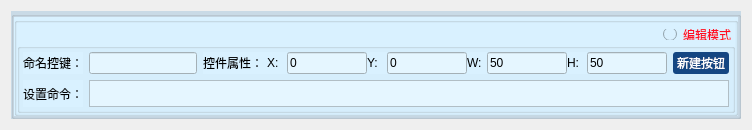
   <widget class="QWidget" name="page_2">
    <layout class="QHBoxLayout" name="horizontalLayout_39">
     <item>
      <widget class="QGroupBox" name="groupBox_8">
       <property name="styleSheet">
        <string notr="true">background-color: qconicalgradient(cx:0, cy:0, angle:135, stop:0.306818 rgba(197, 216, 229, 229), stop:0.460227 rgba(197, 216, 229, 229), stop:0.636364 rgba(197, 216, 229, 229), stop:0.738636 rgba(197, 216, 229, 229));
font: 75 9pt &quot;微软雅黑&quot;;</string>
       </property>
       <property name="title">
        <string/>
       </property>
       <layout class="QHBoxLayout" name="horizontalLayout_34">
        <property name="spacing">
         <number>0</number>
        </property>
        <property name="leftMargin">
         <number>0</number>
        </property>
        <property name="topMargin">
         <number>0</number>
        </property>
        <property name="rightMargin">
         <number>0</number>
        </property>
        <property name="bottomMargin">
         <number>0</number>
        </property>
        <item>
         <widget class="QGroupBox" name="groupBox">
          <property name="styleSheet">
           <string notr="true">background-color: rgb(217, 241, 255);</string>
          </property>
          <property name="title">
           <string/>
          </property>
          <layout class="QHBoxLayout" name="horizontalLayout_33">
           <property name="spacing">
            <number>0</number>
           </property>
           <property name="leftMargin">
            <number>0</number>
           </property>
           <property name="topMargin">
            <number>0</number>
           </property>
           <property name="rightMargin">
            <number>0</number>
           </property>
           <property name="bottomMargin">
            <number>0</number>
           </property>
           <item>
            <layout class="QVBoxLayout" name="verticalLayout_11">
             <property name="spacing">
              <number>0</number>
             </property>
             <item>
              <widget class="QGroupBox" name="groupBox_9">
               <property name="maximumSize">
                <size>
                 <width>16777215</width>
                 <height>20</height>
                </size>
               </property>
               <property name="styleSheet">
                <string notr="true">background-color: rgb(217, 241, 255);
border:none;</string>
               </property>
               <property name="title">
                <string/>
               </property>
               <layout class="QHBoxLayout" name="horizontalLayout_32">
                <property name="spacing">
                 <number>0</number>
                </property>
                <property name="leftMargin">
                 <number>0</number>
                </property>
                <property name="topMargin">
                 <number>0</number>
                </property>
                <property name="rightMargin">
                 <number>0</number>
                </property>
                <property name="bottomMargin">
                 <number>0</number>
                </property>
                <item>
                 <spacer name="horizontalSpacer">
                  <property name="orientation">
                   <enum>Qt::Horizontal</enum>
                  </property>
                  <property name="sizeHint" stdset="0">
                   <size>
                    <width>40</width>
                    <height>20</height>
                   </size>
                  </property>
                 </spacer>
                </item>
                <item>
                 <widget class="QRadioButton" name="Stop_Recevie_2">
                  <property name="styleSheet">
                   <string notr="true">font: 75 11pt &quot;微软雅黑&quot;;
color: rgb(255, 11, 35);



</string>
                  </property>
                  <property name="text">
                   <string>编辑模式</string>
                  </property>
                  <property name="checked">
                   <bool>false</bool>
                  </property>
                 </widget>
                </item>
               </layout>
              </widget>
             </item>
             <item>
              <layout class="QVBoxLayout" name="verticalLayout_10">
               <property name="spacing">
                <number>0</number>
               </property>
               <property name="bottomMargin">
                <number>0</number>
               </property>
               <item>
                <widget class="QGroupBox" name="groupBox_2">
                 <property name="minimumSize">
                  <size>
                   <width>0</width>
                   <height>70</height>
                  </size>
                 </property>
                 <property name="maximumSize">
                  <size>
                   <width>16777215</width>
                   <height>70</height>
                  </size>
                 </property>
                 <property name="styleSheet">
                  <string notr="true">background-color: rgb(217, 241, 255);</string>
                 </property>
                 <property name="title">
                  <string/>
                 </property>
                 <layout class="QVBoxLayout" name="verticalLayout_9">
                  <property name="leftMargin">
                   <number>3</number>
                  </property>
                  <property name="topMargin">
                   <number>3</number>
                  </property>
                  <property name="rightMargin">
                   <number>3</number>
                  </property>
                  <property name="bottomMargin">
                   <number>3</number>
                  </property>
                  <item>
                   <layout class="QHBoxLayout" name="horizontalLayout_25">
                    <item>
                     <layout class="QHBoxLayout" name="horizontalLayout_24">
                      <item>
                       <widget class="QLabel" name="label_8">
                        <property name="text">
                         <string>命名控键：</string>
                        </property>
                       </widget>
                      </item>
                      <item>
                       <widget class="QLineEdit" name="Edit_Contorll1Name">
                        <property name="styleSheet">
                         <string notr="true">background-color: rgb(229, 246, 255);
font: 9pt &quot;微软雅黑&quot;;</string>
                        </property>
                       </widget>
                      </item>
                      <item>
                       <layout class="QHBoxLayout" name="horizontalLayout_31">
                        <property name="spacing">
                         <number>0</number>
                        </property>
                        <item>
                         <widget class="QLabel" name="label_21">
                          <property name="text">
                           <string>控件属性： </string>
                          </property>
                         </widget>
                        </item>
                        <item>
                         <layout class="QHBoxLayout" name="horizontalLayout_27">
                          <item>
                           <widget class="QLabel" name="label_25">
                            <property name="minimumSize">
                             <size>
                              <width>20</width>
                              <height>0</height>
                             </size>
                            </property>
                            <property name="maximumSize">
                             <size>
                              <width>20</width>
                              <height>16777215</height>
                             </size>
                            </property>
                            <property name="styleSheet">
                             <string notr="true">font: 75 9pt &quot;微软雅黑&quot;;</string>
                            </property>
                            <property name="text">
                             <string>X:</string>
                            </property>
                           </widget>
                          </item>
                          <item>
                           <widget class="QLineEdit" name="Edit_Contorll_X">
                            <property name="minimumSize">
                             <size>
                              <width>80</width>
                              <height>0</height>
                             </size>
                            </property>
                            <property name="maximumSize">
                             <size>
                              <width>80</width>
                              <height>16777215</height>
                             </size>
                            </property>
                            <property name="cursor">
                             <cursorShape>IBeamCursor</cursorShape>
                            </property>
                            <property name="styleSheet">
                             <string notr="true">background-color: rgb(229, 246, 255);
font: 9pt &quot;微软雅黑&quot;;</string>
                            </property>
                            <property name="text">
                             <string>0</string>
                            </property>
                           </widget>
                          </item>
                         </layout>
                        </item>
                        <item>
                         <layout class="QHBoxLayout" name="horizontalLayout_28">
                          <item>
                           <widget class="QLabel" name="label_22">
                            <property name="minimumSize">
                             <size>
                              <width>20</width>
                              <height>0</height>
                             </size>
                            </property>
                            <property name="maximumSize">
                             <size>
                              <width>20</width>
                              <height>16777215</height>
                             </size>
                            </property>
                            <property name="styleSheet">
                             <string notr="true">font: 75 9pt &quot;微软雅黑&quot;;</string>
                            </property>
                            <property name="text">
                             <string>Y:</string>
                            </property>
                           </widget>
                          </item>
                          <item>
                           <widget class="QLineEdit" name="Edit_Contorll_Y">
                            <property name="minimumSize">
                             <size>
                              <width>80</width>
                              <height>0</height>
                             </size>
                            </property>
                            <property name="maximumSize">
                             <size>
                              <width>80</width>
                              <height>16777215</height>
                             </size>
                            </property>
                            <property name="styleSheet">
                             <string notr="true">background-color: rgb(229, 246, 255);
font: 9pt &quot;微软雅黑&quot;;</string>
                            </property>
                            <property name="text">
                             <string>0</string>
                            </property>
                           </widget>
                          </item>
                         </layout>
                        </item>
                        <item>
                         <layout class="QHBoxLayout" name="horizontalLayout_29">
                          <item>
                           <widget class="QLabel" name="label_24">
                            <property name="minimumSize">
                             <size>
                              <width>20</width>
                              <height>0</height>
                             </size>
                            </property>
                            <property name="maximumSize">
                             <size>
                              <width>20</width>
                              <height>16777215</height>
                             </size>
                            </property>
                            <property name="styleSheet">
                             <string notr="true">font: 75 9pt &quot;微软雅黑&quot;;</string>
                            </property>
                            <property name="text">
                             <string>W:</string>
                            </property>
                           </widget>
                          </item>
                          <item>
                           <widget class="QLineEdit" name="Edit_Contorll_W">
                            <property name="minimumSize">
                             <size>
                              <width>80</width>
                              <height>0</height>
                             </size>
                            </property>
                            <property name="maximumSize">
                             <size>
                              <width>80</width>
                              <height>16777215</height>
                             </size>
                            </property>
                            <property name="styleSheet">
                             <string notr="true">background-color: rgb(229, 246, 255);
font: 9pt &quot;微软雅黑&quot;;</string>
                            </property>
                            <property name="text">
                             <string>50</string>
                            </property>
                           </widget>
                          </item>
                         </layout>
                        </item>
                        <item>
                         <layout class="QHBoxLayout" name="horizontalLayout_30">
                          <item>
                           <widget class="QLabel" name="label_23">
                            <property name="minimumSize">
                             <size>
                              <width>20</width>
                              <height>0</height>
                             </size>
                            </property>
                            <property name="maximumSize">
                             <size>
                              <width>20</width>
                              <height>16777215</height>
                             </size>
                            </property>
                            <property name="styleSheet">
                             <string notr="true">font: 75 9pt &quot;微软雅黑&quot;;</string>
                            </property>
                            <property name="text">
                             <string>H:</string>
                            </property>
                           </widget>
                          </item>
                          <item>
                           <widget class="QLineEdit" name="Edit_Contorll_H">
                            <property name="minimumSize">
                             <size>
                              <width>80</width>
                              <height>0</height>
                             </size>
                            </property>
                            <property name="maximumSize">
                             <size>
                              <width>80</width>
                              <height>16777215</height>
                             </size>
                            </property>
                            <property name="styleSheet">
                             <string notr="true">background-color: rgb(229, 246, 255);
font: 9pt &quot;微软雅黑&quot;;</string>
                            </property>
                            <property name="text">
                             <string>50</string>
                            </property>
                           </widget>
                          </item>
                         </layout>
                        </item>
                       </layout>
                      </item>
                     </layout>
                    </item>
                    <item>
                     <layout class="QHBoxLayout" name="horizontalLayout_23">
                      <item>
                       <widget class="QPushButton" name="BTN_creat">
                        <property name="styleSheet">
                         <string notr="true">QPushButton{color: rgb(255, 255, 255); background-color: rgb(20, 70, 130);border:none;border-radius:3px;padding:2px 4px;font: 75 11pt &quot;微软雅黑&quot;;}
QPushButton:hover{ color: rgb(255, 255, 255);border:none;border-radius:5px;padding:2px 4px;background-color: rgb(190, 190, 190);font: 75 11pt &quot;微软雅黑&quot;;}



</string>
                        </property>
                        <property name="text">
                         <string>新建按钮</string>
                        </property>
                       </widget>
                      </item>
                     </layout>
                    </item>
                   </layout>
                  </item>
                  <item>
                   <layout class="QHBoxLayout" name="horizontalLayout_26">
                    <item>
                     <widget class="QLabel" name="label_9">
                      <property name="styleSheet">
                       <string notr="true">font: 75 9pt &quot;微软雅黑&quot;;</string>
                      </property>
                      <property name="text">
                       <string>设置命令：</string>
                      </property>
                     </widget>
                    </item>
                    <item>
                     <widget class="QPlainTextEdit" name="Edit_Contorll1">
                      <property name="styleSheet">
                       <string notr="true">background-color: rgb(229, 246, 255);</string>
                      </property>
                     </widget>
                    </item>
                   </layout>
                  </item>
                 </layout>
                </widget>
               </item>
               <item>
                <widget class="QWidget" name="widgetss" native="true">
                 <property name="styleSheet">
                  <string notr="true">QWidget {background-color: rgb(181, 220, 255); }








</string>
                 </property>
                </widget>
               </item>
              </layout>
             </item>
            </layout>
           </item>
          </layout>
         </widget>
        </item>
       </layout>
      </widget>
     </item>
    </layout>
   </widget>
